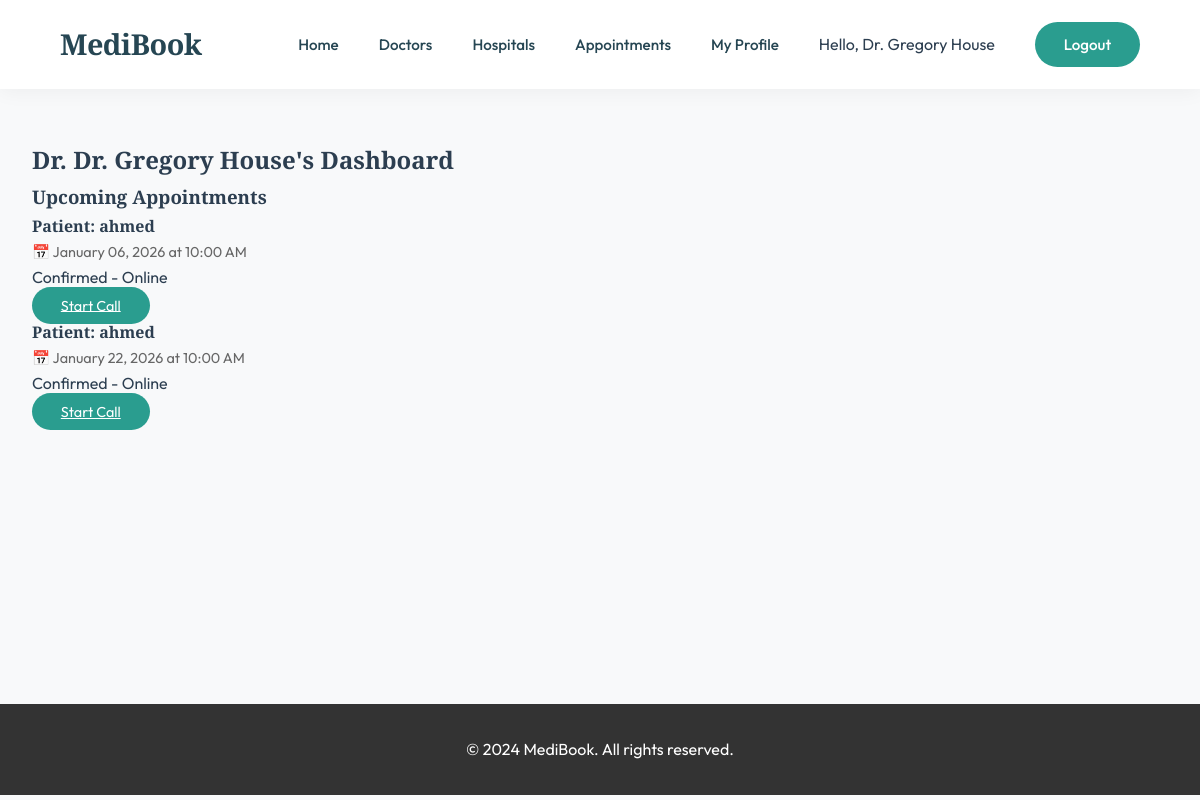
The page /dashboard (signed in) on the database its author committed.
### database.py (models this page shows)
class User(UserMixin, db.Model):
    id = db.Column(db.Integer, primary_key=True)
    name = db.Column(db.String(100), nullable=False)
    email = db.Column(db.String(120), unique=True, nullable=False)
    password = db.Column(db.String(200), nullable=False)
    role = db.Column(db.String(20), nullable=False)  # 'patient', 'doctor', 'admin'
    phone_number = db.Column(db.String(20), nullable=True)
    membership_id = db.Column(db.String(20), unique=True, nullable=True)
    appointments_as_patient = db.relationship('Appointment', backref='patient', foreign_keys='Appointment.patient_id', lazy=True)

class Appointment(db.Model):
    id = db.Column(db.Integer, primary_key=True)
    patient_id = db.Column(db.Integer, db.ForeignKey('user.id'), nullable=False)
    doctor_id = db.Column(db.Integer, db.ForeignKey('doctor.id'), nullable=False)
    date_time = db.Column(db.DateTime, nullable=False)
    status = db.Column(db.String(20), default='pending')  # 'pending', 'confirmed', 'completed', 'cancelled'
    type = db.Column(db.String(20), default='online') # 'online', 'physical'
    meeting_link = db.Column(db.String(200), nullable=True)
    notes = db.Column(db.Text, nullable=True)
    created_at = db.Column(db.DateTime, default=datetime.utcnow)

### app.py (the view, shortened to what this page needs)
@app.route('/dashboard')
@login_required
def dashboard():
    if current_user.role == 'doctor':
        if not current_user.doctor_profile:
            flash('Doctor profile not found.', 'error')
            return redirect(url_for('profile'))
        appointments = Appointment.query.filter_by(doctor_id=current_user.doctor_profile.id).all()
        return render_template('dashboard_doctor.html', appointments=appointments)
    elif current_user.role == 'patient':
        appointments = Appointment.query.filter_by(patient_id=current_user.id).all()
        return render_template('dashboard_patient.html', appointments=appointments)
    else:
        flash('Access denied.', 'error')
        return redirect(url_for('index'))

### app.py (called while the page is built, shortened)
def get_current_admin():
    if 'admin_user_id' not in session or 'admin_authenticated' not in session:
        return None

@app.context_processor
def inject_admin_user():
    admin_user = get_current_admin()
    if not admin_user:
        return dict(admin_user=None)
    if current_user.is_authenticated:
        if current_user.id != admin_user.id:
            return dict(admin_user=None)
    return dict(admin_user=admin_user)

@login_manager.user_loader
def load_user(user_id):
    return User.query.get(int(user_id))

### templates/dashboard_doctor.html (shortened to what this page needs)
{% extends "base.html" %}
{% block content %}
<div class="container page-spacer">
    <div class="dashboard-header">
        <h2>Dr. {{ current_user.name }}'s Dashboard</h2>
    </div>
    <h3>Upcoming Appointments</h3>
    {% if appointments %}
    {% for appt in appointments %}
    <div class="appointment-item">
        <div>
            <h4>Patient: {{ appt.patient.name }}</h4>
            <p style="color: #666; font-size: 0.9rem;">
                📅 {{ appt.date_time.strftime('%B %d, %Y') }} at {{ appt.date_time.strftime('%I:%M %p') }}
            </p>
            <span class="status-badge status-{{ appt.status }}">
                {{ appt.status|title }} - {{ appt.type|title }}
            </span>
        </div>
        <div>
            {% if appt.status == 'pending' %}
            <span style="color: #F59E0B; font-size: 0.9rem;">⏳ Pending Confirmation</span>
            {% elif appt.type == 'online' and appt.status == 'confirmed' %}
            <a href="{{ appt.meeting_link }}" target="_blank" class="nav-btn" style="font-size: 0.9rem;">Start Call</a>
            {% endif %}
        </div>
    </div>
    {% endfor %}
    {% else %}
    <div class="card" style="text-align: center; padding: 3rem;">
        <h3>No appointments scheduled</h3>
        <p>Your schedule is clear for now.</p>
    </div>
    {% endif %}
</div>
{% endblock %}

### templates/base.html (shortened to what this page needs)
<!DOCTYPE html>
<html lang="en">
<head>
    <link rel="stylesheet" href="{{ url_for('static', filename='css/style.css') }}?v=3">
</head>
<body>
    <nav class="navbar">
        <div class="nav-brand">MediBook</div>
        <div class="nav-links">
            <a href="{{ url_for('index') }}">Home</a>
            <a href="{{ url_for('list_doctors') }}">Doctors</a>
            <a href="{{ url_for('list_hospitals') }}">Hospitals</a>
            {% if current_user.is_authenticated %}
            <a href="{{ url_for('dashboard') }}">Appointments</a>
            <a href="{{ url_for('profile') }}">My Profile</a>
            <span class="user-greeting">Hello, {{ current_user.name }}</span>
            <a href="{{ url_for('logout') }}" class="nav-btn">Logout</a>
            {% else %}
            <a href="{{ url_for('login') }}">Login</a>
            <a href="{{ url_for('register') }}" class="nav-btn">Sign Up</a>
            {% endif %}
        </div>
    </nav>
    <div class="main-content">
        {% block content %}{% endblock %}
    </div>
    <footer style="background: #333; color: white; padding: 2rem; text-align: center; margin-top: 4rem;">
        <div class="container">
            <p>&copy; 2024 MediBook. All rights reserved.</p>
        </div>
    </footer>
</body>
</html>

### static/css/style.css (style rules this page uses)
:root { --primary: #2A9D8F; --primary-dark: #21867a; --secondary: #264653; --accent: #E9C46A; --bg-light: #F8F9FA; --text-main: #2C3E50; --text-muted: #6C757D; --gradient-hero: linear-gradient(135deg, rgba(38, 70, 83, 0.9), rgba(42, 157, 143, 0.8)); --glass-bg: rgba(255, 255, 255, 0.85); --glass-border: 1px solid rgba(255, 255, 255, 0.3); --shadow-soft: 0 10px 30px rgba(0, 0, 0, 0.05); --shadow-hover: 0 20px 40px rgba(0, 0, 0, 0.1); }
* { margin: 0; padding: 0; box-sizing: border-box; }
.page-spacer { padding-top: 140px !important; min-height: 80vh; }
body { font-family: 'Outfit', sans-serif; background-color: var(--bg-light); color: var(--text-main); line-height: 1.7; overflow-x: hidden; }
h1, h2, h3, h4 { font-family: 'Playfair Display', serif; font-weight: 600; }
.navbar { background: rgba(255, 255, 255, 0.95); backdrop-filter: blur(10px); padding: 1.25rem 5%; display: flex; justify-content: space-between; align-items: center; position: fixed; width: 100%; top: 0; z-index: 1000; box-shadow: 0 2px 20px rgba(0, 0, 0, 0.05); }
.nav-brand { font-family: 'Playfair Display', serif; font-size: 1.8rem; font-weight: 700; color: var(--secondary); letter-spacing: -0.5px; }
.nav-links { display: flex; gap: 2.5rem; align-items: center; }
.nav-links a { text-decoration: none; color: var(--secondary); font-weight: 500; font-size: 0.95rem; position: relative; transition: color 0.3s; }
.nav-links a::after { content: ''; position: absolute; width: 0; height: 1px; bottom: -4px; left: 0; background-color: var(--primary); transition: width 0.3s ease; }
.nav-btn { padding: 0.6rem 1.8rem; background-color: var(--primary); color: white !important; border-radius: 50px; transition: all 0.3s ease; }
.container { max-width: 1200px; margin: 0 auto; padding: 0 2rem; }
:root { --dark-bg: #111A16; --dark-card: #1C2621; --dark-input: #2D3B35; --dark-text: #F0F4F2; --accent-red: #E53E3E; --accent-green: #2A9D8F; }

### rows shown on the page
User: name "Dr. Gregory House"
Appointment: patient.name "ahmed", date_time "January 06, 2026", date_time "10:00 AM", status "Confirmed", type "Online"
Appointment: patient.name "ahmed", date_time "January 22, 2026", date_time "10:00 AM", status "Confirmed", type "Online"
